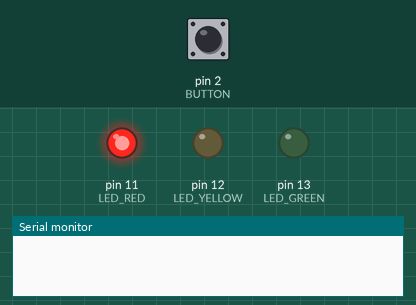
This sketch was run on a simulated Arduino Uno, built with avr-gcc and run on an emulated ATmega328P. Parts: output pins drawn as LEDs (lit = HIGH), the last lines printed to the serial monitor. The test bench sets the inputs (shaded band); at power-on: pin 2 (BUTTON) LOW.

Above: at 0.1 s.
At 11.1 s:
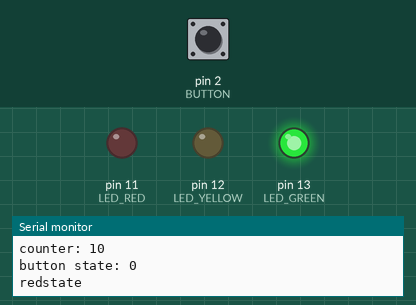
Timing chart, 0 to 12.6 s (numbered marks = the images above):
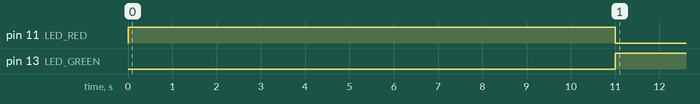

The sketch:

4_stop_light.ino
```cpp
// By: Brad and Broc
#include <MsTimer2.h>

#define BUTTON 2
#define LED_RED 11
#define LED_YELLOW 12
#define LED_GREEN 13
#define redState 1
#define yellowState 2
#define greenState 3
#define pendingState 4
int counter;
volatile byte buttonState;
int btnInterupt;
int lightState;

void stopLight(){
  Serial.print("counter: ");
  Serial.println(counter);
  Serial.print("button state: ");
  Serial.println(buttonState);

  switch(lightState){
    case redState:
    Serial.println("redstate");
      if (counter < 10){
        counter++;
      }
      else{ // switch to green if counter >= 10
        lightState = greenState;
        counter = 0;
        digitalWrite(LED_RED, LOW);
        digitalWrite(LED_GREEN, HIGH);
      }
      break;
    case greenState:
      Serial.println("greenstate");
      if (buttonState == HIGH && counter >= 10){ // set to yellow if button pressed
         lightState = yellowState;
         digitalWrite(LED_GREEN, LOW);
         digitalWrite(LED_YELLOW, HIGH);
         counter = 0;
         buttonState = LOW;
      }
      else if(buttonState == HIGH && counter < 10){ // set to pending
          lightState = pendingState;
          buttonState = LOW;
      }
      else{
        if (counter < 30){
         counter++;
        }
      }
      break;
    case pendingState:
      Serial.println("pendingstate");
      if(counter >= 10){
        lightState = yellowState;
        // turn off green and turn on yellow
        digitalWrite(LED_GREEN, LOW);
        digitalWrite(LED_YELLOW, HIGH);
        counter = 0;
      }
      else{
        counter++;
      }
      break;
    case yellowState:
      Serial.println("yellowstate");
      if(counter >= 5){
        // turn off yellow turn on red
        digitalWrite(LED_YELLOW, LOW);
        digitalWrite(LED_RED, HIGH);
        counter = 0;
        lightState = redState;
      }
      else{
        counter++;
      }
      break;
    default:
      break;
  }
}

void buttonPress() {
  buttonState = HIGH;
}

void setup() {
  counter = 0;
  buttonState = LOW;
  btnInterupt = 0;
  lightState = redState;
  Serial.begin(115200);
  digitalWrite(LED_RED, HIGH); // init red light on
  // set pins
  pinMode(BUTTON, INPUT);
  pinMode(LED_RED, OUTPUT);
  pinMode(LED_YELLOW, OUTPUT);
  pinMode(LED_GREEN, OUTPUT);
  attachInterrupt(digitalPinToInterrupt(BUTTON), buttonPress, HIGH);
  MsTimer2::set(1000, stopLight);
  MsTimer2::start();
}

void loop() {
}
```

Measured:
- by itself, pin 11 (LED_RED): HIGH → LOW at 11.0 s
- by itself, pin 13 (LED_GREEN): LOW → HIGH at 11.0 s
